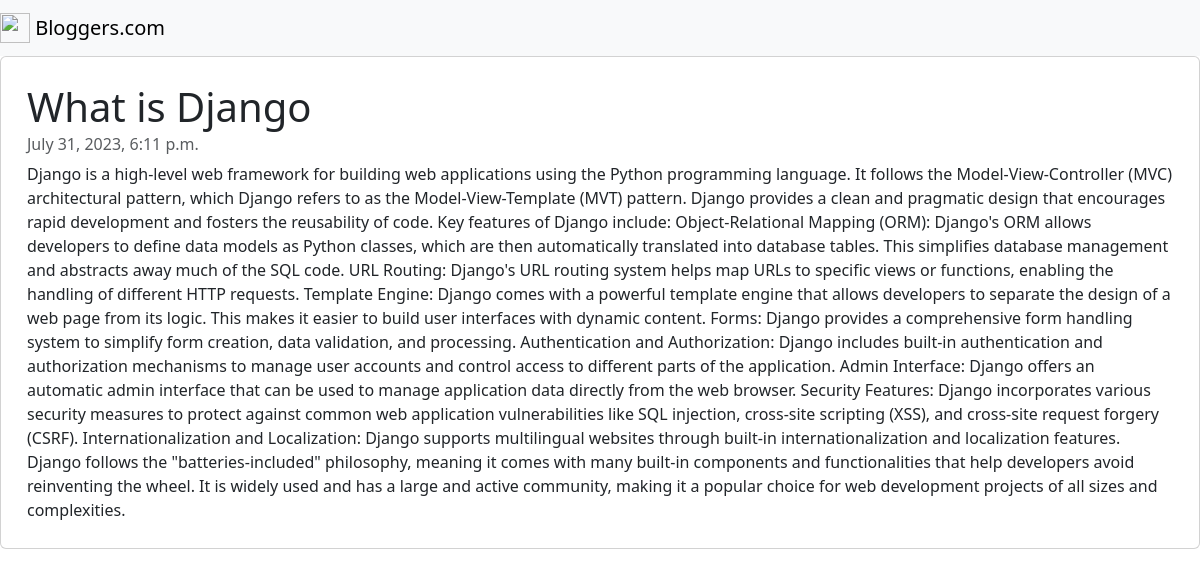
/post/1, run on the app's committed database.
### post/models.py (models this page shows, shortened)
class Post(models.Model):
    id = models.AutoField(primary_key=True)
    title = models.CharField(max_length=100)
    desc = models.TextField()
    img = models.ImageField(upload_to='pictures',blank=True)
    date = models.DateTimeField(auto_now_add=1)

### post/views.py (the view)
# urls.py: path('', include('post.urls'))
def post(request,pk):
    posts = Post.objects.get(id=pk)
    return render(request,'post.html',{'posts': posts})

### templates/post.html (shortened to what this page needs)
<!doctype html>
<html lang="en">
  <head>
    <link href="https://cdn.jsdelivr.net/npm/bootstrap@5.3.1/dist/css/bootstrap.min.css" rel="stylesheet">
  </head>
  <body>
<nav class="navbar navbar-light bg-light">
    <a class="navbar-brand" href="#">
      <img src="https://getbootstrap.com/docs/4.0/assets/brand/bootstrap-solid.svg" width="30" height="30" class="d-inline-block align-top" alt="">
      Bloggers.com
    </a>
  </nav>
   <div class="card" style="width: 100%;padding: 10px;">
  <div class="card-body">
    <h1 class="card-title">{{posts.title}}</h1>
    <h6 class="card-subtitle mb-2 text-muted">{{posts.date}}</h6>
    <p class="card-text">{{posts.desc}}</p>
  </div>
</div>
  </body>
</html>

### data on the page
Post: title "What is Django", date "July 31, 2023, 6:11 p.m.", desc "Django is a high-level web framework for building web applications using the Python programming language. It follows the Model-View-Controller (MVC) architectural pattern, which Django refers to as the Model-View-Template (MVT) pattern. Django provides a clean and pragmatic design that encourages rapid development and fosters the reusability of code. Key features of Django include: Object-Relational Mapping (ORM): Django's ORM allows developers to define data models as Python classes, which are then automatically translated into database tables. This simplifies database management and abstracts away much of the SQL code. URL Routing: Django's URL routing system helps map URLs to specific…"
